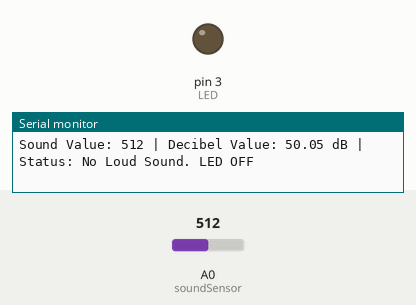
Recording of a sketch running on a simulated Arduino Uno, built with avr-gcc and run on an emulated ATmega328P. On the bench: output pins drawn as LEDs (lit = HIGH), the last lines printed to the serial monitor. Inputs (shaded band) come from the test bench; at power-on: A0 (soundSensor) = 512.

Above: at 1.3 s.
1.4 s: A0 (soundSensor) set to 990
2.9 s: A0 (soundSensor) set to 1019
At 4.2 s:
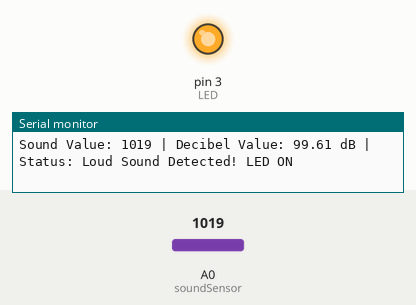
4.5 s: A0 (soundSensor) set to 900
At 5.0 s:
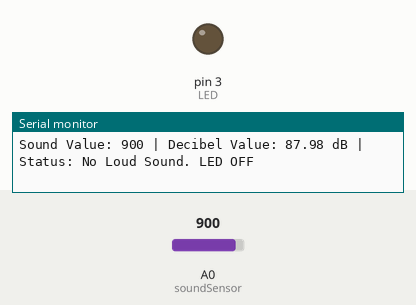
6.1 s: A0 (soundSensor) set to 1010
At 6.6 s:
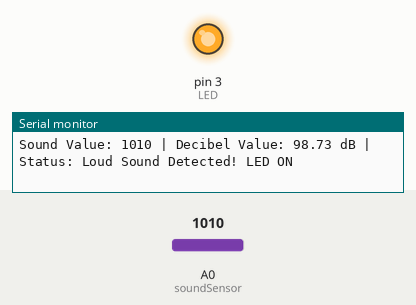
Timing chart, 0 to 8.6 s (numbered marks = the images above; inputs shaded):
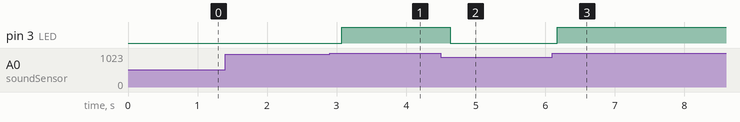

The sketch:

big_sound_sm.ino
```cpp
int soundSensor = A0; // Use analog pin A0 for the sound sensor
int LED = 3;          // Digital pin for the LED
int threshold = 1000;  // Set a threshold value for detecting loud sounds

void setup()
{
  pinMode(LED, OUTPUT);       // Set the LED pin as OUTPUT
  Serial.begin(9600);         // Start serial communication for debugging
}

void loop()
{
  int soundValue = analogRead(soundSensor); // Read the analog value from the sound sensor

  // Calculate a basic decibel value
  float decibelValue = (soundValue / 1023.0) * 100; // Scale to 0-100 dB for demonstration

  // Print detailed information to the Serial Monitor
  Serial.print("Sound Value: ");
  Serial.print(soundValue);
  Serial.print(" | Decibel Value: ");
  Serial.print(decibelValue);
  Serial.print(" dB | ");

  // Check if the sound value exceeds the threshold
  if (soundValue > threshold)
  {
    digitalWrite(LED, HIGH); // Turn the LED on
    Serial.println("Status: Loud Sound Detected! LED ON");
  }
  else
  {
    digitalWrite(LED, LOW);  // Turn the LED off
    Serial.println("Status: No Loud Sound. LED OFF");
  }

  delay(500); // Small delay to avoid rapid toggling
}
```

Measured:
- the behaviour switches between 1000 and 1001 on A0 (soundSensor) (found by bisection; images 0 and 1)
- after the input at 2.9 s, pin 3 (LED): LOW → HIGH after 0.18 s
- after the input at 4.5 s, pin 3 (LED): HIGH → LOW after 0.13 s
- after the input at 6.1 s, pin 3 (LED): LOW → HIGH after 0.07 s
